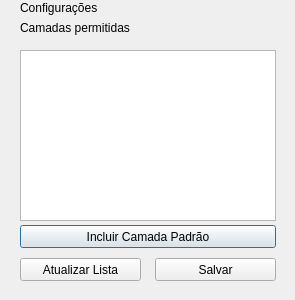
<?xml version="1.0" encoding="UTF-8"?>
<ui version="4.0">
 <class>Dialog</class>
 <widget class="QDialog" name="Dialog">
  <property name="geometry">
   <rect>
    <x>0</x>
    <y>0</y>
    <width>295</width>
    <height>300</height>
   </rect>
  </property>
  <property name="windowTitle">
   <string>Dialog</string>
  </property>
  <widget class="QLabel" name="label">
   <property name="geometry">
    <rect>
     <x>20</x>
     <y>0</y>
     <width>91</width>
     <height>16</height>
    </rect>
   </property>
   <property name="text">
    <string>Configurações</string>
   </property>
  </widget>
  <widget class="QLabel" name="labelcamadaspermitidas">
   <property name="geometry">
    <rect>
     <x>20</x>
     <y>20</y>
     <width>121</width>
     <height>16</height>
    </rect>
   </property>
   <property name="text">
    <string>Camadas permitidas</string>
   </property>
  </widget>
  <widget class="QListWidget" name="lstCamadas">
   <property name="geometry">
    <rect>
     <x>20</x>
     <y>50</y>
     <width>256</width>
     <height>171</height>
    </rect>
   </property>
  </widget>
  <widget class="QPushButton" name="btnCamadaPadrao">
   <property name="geometry">
    <rect>
     <x>20</x>
     <y>225</y>
     <width>256</width>
     <height>23</height>
    </rect>
   </property>
   <property name="text">
    <string>Incluir Camada Padrão</string>
   </property>
  </widget>
  <widget class="QPushButton" name="btnAtualizar">
   <property name="geometry">
    <rect>
     <x>20</x>
     <y>258</y>
     <width>121</width>
     <height>23</height>
    </rect>
   </property>
   <property name="text">
    <string>Atualizar Lista</string>
   </property>
  </widget>
  <widget class="QPushButton" name="btnSalvarConfig">
   <property name="geometry">
    <rect>
     <x>155</x>
     <y>258</y>
     <width>121</width>
     <height>23</height>
    </rect>
   </property>
   <property name="text">
    <string>Salvar</string>
   </property>
  </widget>
 </widget>
 <resources/>
 <connections/>
</ui>
